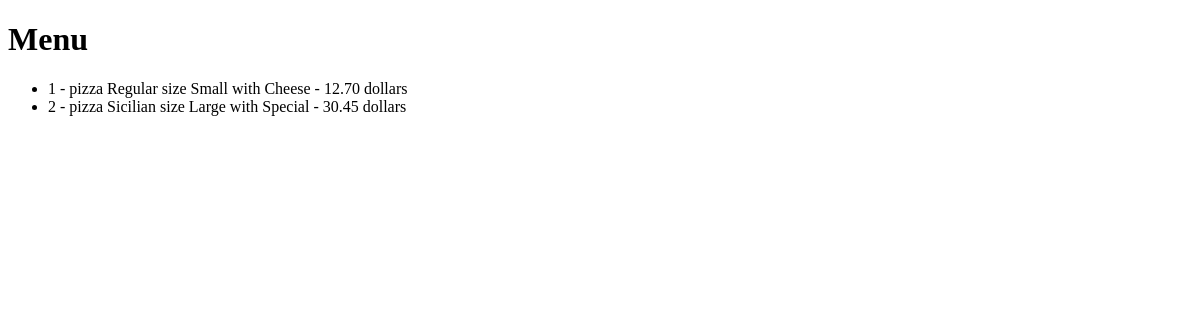
Before: / with the older database file.
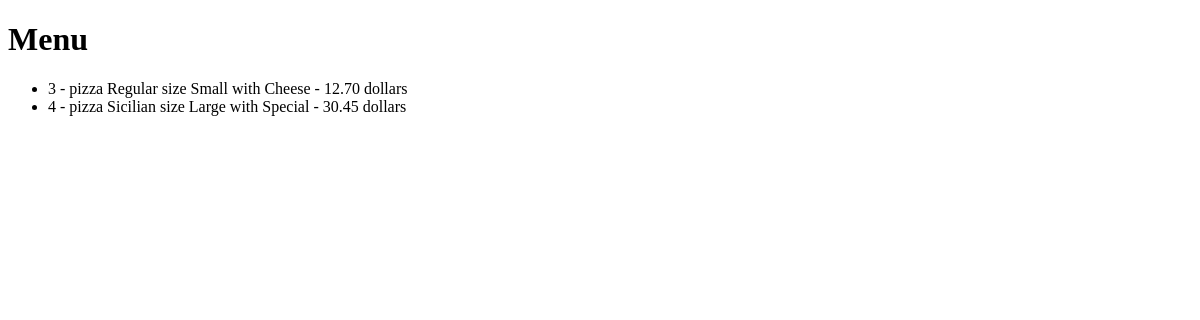
After: the same page with the newer database file.
### orders/models.py (models this page shows)
class Pizza(models.Model):
    name = models.ForeignKey(Pizza_name, on_delete=models.CASCADE)
    size = models.ForeignKey(Pizza_size, on_delete=models.CASCADE)
    combo = models.ForeignKey(Pizza_topping_combo, on_delete=models.CASCADE)
    toppings = models.ManyToManyField(Pizza_topping, blank=True)
    price = models.DecimalField(max_digits=5,decimal_places=2)
    def __str__(self):
        return f"{self.id} - pizza {self.name} size {self.size} with {self.combo} - {self.price} dollars"

class Pizza_name(models.Model):
    name = models.CharField(max_length=64)
    def __str__(self):
        return f"{self.name}"

class Pizza_size(models.Model):
    size = models.CharField(max_length=64)
    def __str__(self):
        return f"{self.size}"

class Pizza_topping_combo(models.Model):
    combo = models.CharField(max_length=64)
    def __str__(self):
        return f"{self.combo}"

### orders/views.py (the view)
# urls.py: path("", views.index, name="index")
def index(request):
    context = {
        "pizzas": Pizza.objects.all()
    }
    return render(request, "orders/index.html", context)

### orders/templates/orders/index.html (shortened to what this page needs)
<!DOCTYPE html>
<html>
    <head>
    </head>
    <mody>
        <h1>Menu</h1>
        <ul>
            {% for pizza in pizzas %}
            <li>
                {{ pizza }}
            </li>
            {% endfor %}
        </ul>
    </mody>
</html>

Changed rows visible on the page:
removed Pizza: id+name+size "1 - pizza Regular size Small with Cheese - 12.70 dollars"
removed Pizza: id+name+size "2 - pizza Sicilian size Large with Special - 30.45 dollars"
added Pizza: id+name+size "3 - pizza Regular size Small with Cheese - 12.70 dollars"
added Pizza: id+name+size "4 - pizza Sicilian size Large with Special - 30.45 dollars"
